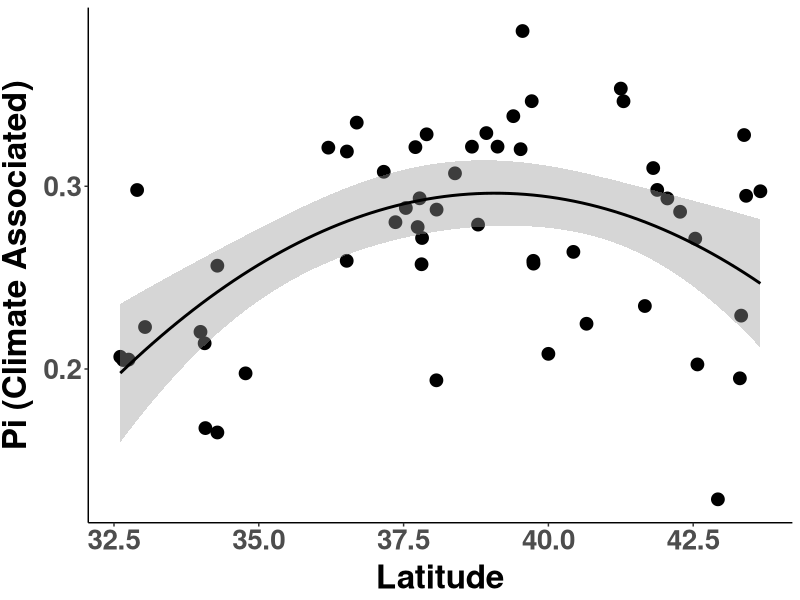
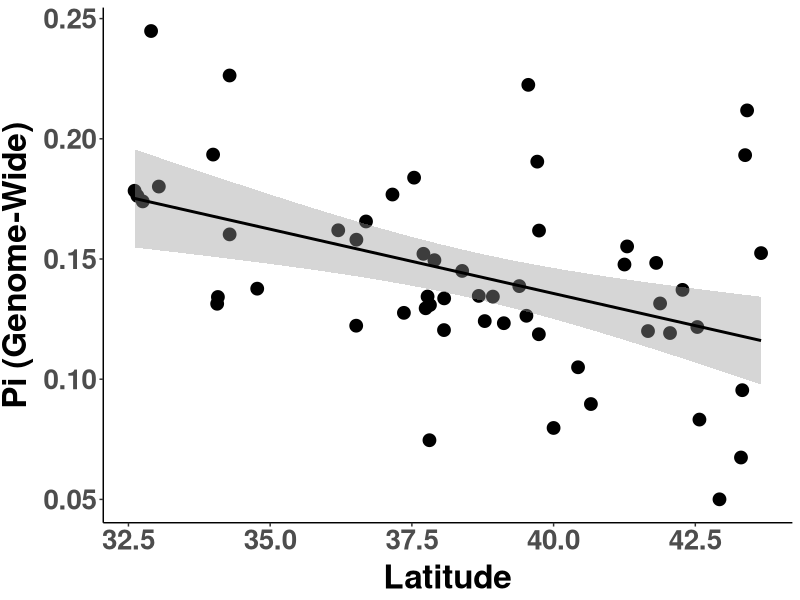
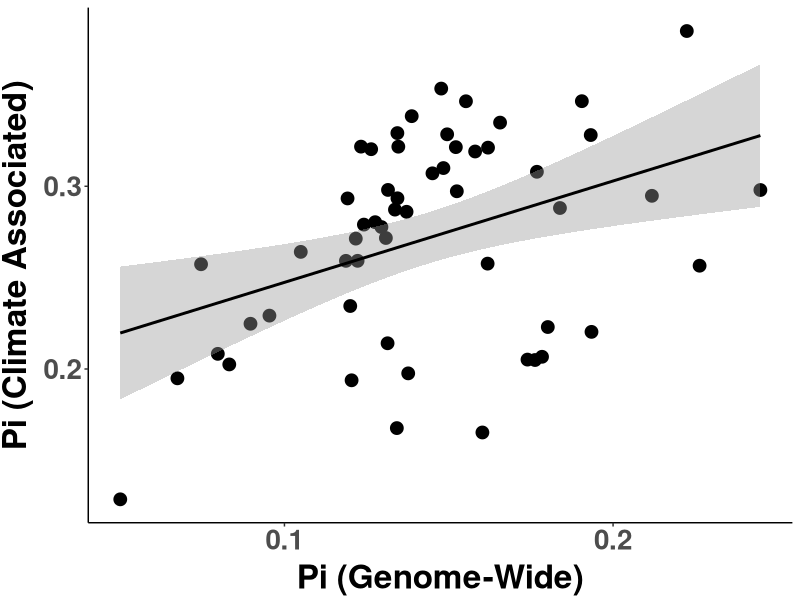
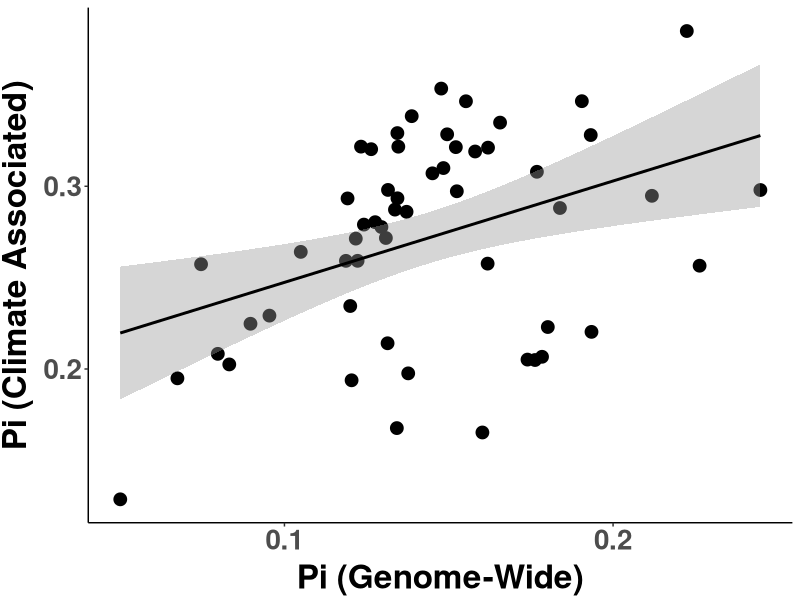

These figures' R source, in order:
##################################################################################
## Pi Latitude Plots
## Author Daniel Anstett
## 
## 
## Last Modified Jan 20, 2023
###################################################################################
#Library install and import
library(tidyverse) 
library(car)
library(ggrepel)
library(RColorBrewer)

###################################################################################
#Import data & Prepare data frame
#Baseline & Timeseries
all_pop <- read_csv("data/genomic_data/Baseline_Timeseries_pops_final2.csv")%>% filter(Paper_ID<56)

#Pi
pi_df <- read_csv("data/genomic_data/baseline_pi.csv")
pi_all_pop <-left_join(all_pop,pi_df,by=c("Paper_ID"="Site"))
###################################################################################

#stats
lm1 <- lm(pi_snp_set~Lat,data=pi_all_pop)
summary(lm1)
Anova(lm1,type="III")

lm2 <- lm(pi_snp_set~poly(Lat,2),data=pi_all_pop)
summary(lm2)
Anova(lm2,type="III")

lm3 <- lm(pi_all_snps~Lat,data=pi_all_pop)
summary(lm3)
Anova(lm3,type="III")

lm4 <- lm(pi_snp_set~pi_all_snps,data=pi_all_pop)
summary(lm4)
Anova(lm4,type="III")






###########################################################################################################
#Make Latitude-pi graphs

# N-S color gradient
lat_cols=colorRampPalette(brewer.pal(10,"Spectral"))
n.sites <- length(unique(pi_all_pop$Site_Name))
color.list <- lat_cols(n.sites)


#Pi  
ggplot(pi_all_pop, aes(x=Lat, y=pi_snp_set)) + 
  #geom_point(aes(fill=as.factor(round(Lat, 1))),shape=21,size =6)+
  geom_point(aes(x=Lat,y=pi_snp_set),shape=19,size =4)+
  stat_smooth(method =lm,color="black",formula = y ~ x+I(x^2))+
  scale_y_continuous(name="Pi (Climate Associated)")+
  scale_x_continuous(name="Latitude")+
  #,breaks=c(0.025,0.03,0.035,0.04,0.045))+
  scale_fill_manual(values=color.list) +
  theme_classic() + theme(
    axis.text.x = element_text(size=20, face="bold"),
    axis.text.y = element_text(size=20,face="bold"),
    axis.title.x = element_text(color="black", size=24, vjust = 0.5, face="bold"),
    axis.title.y = element_text(color="black", size=24,vjust = 1.7, face="bold",hjust=0.5),
    legend.title = element_blank(),
    legend.text = element_text(size = 14),  # Increase the size of the legend text
    legend.key.size = unit(2, "lines"),  # Increase the size of the legend dots
    legend.key.height = unit(1.6, "lines") #Reduce height
  )
#ggsave("Graphs/Pi_latitude/1_lat_pi_snp_set.pdf",width=6, height = 5.5, units = "in")


#Median slope vs. lambda.mean.recovery
ggplot(pi_all_pop, aes(x=Lat, y=pi_all_snps)) + 
  #geom_point(aes(fill=as.factor(round(Lat, 1))),shape=21,size =6)+
  geom_point(aes(x=Lat,y=pi_all_snps),shape=19,size =4)+
  stat_smooth(method =lm,color="black")+
  scale_y_continuous(name="Pi (Genome-Wide)")+
  scale_x_continuous(name="Latitude")+
  #,breaks=c(0.025,0.03,0.035,0.04,0.045))+
  scale_fill_manual(values=color.list) +
  theme_classic() + theme(
    axis.text.x = element_text(size=20, face="bold"),
    axis.text.y = element_text(size=20,face="bold"),
    axis.title.x = element_text(color="black", size=24, vjust = 0.5, face="bold"),
    axis.title.y = element_text(color="black", size=24,vjust = 1.7, face="bold",hjust=0.5),
    legend.title = element_blank(),
    legend.text = element_text(size = 14),  # Increase the size of the legend text
    legend.key.size = unit(2, "lines"),  # Increase the size of the legend dots
    legend.key.height = unit(1.6, "lines") #Reduce height
  )
#ggsave("Graphs/Pi_latitude/2_lat_pi_global.pdf",width=6, height = 5.5, units = "in")


#Adaptive vs neutral Pi
ggplot(pi_all_pop, aes(x=pi_all_snps, y=pi_snp_set)) + 
  #geom_point(aes(fill=as.factor(round(Lat, 1))),shape=21,size =6)+
  geom_point(aes(x=pi_all_snps,y=pi_snp_set),shape=19,size =4)+
  stat_smooth(method =lm,color="black")+
  scale_y_continuous(name="Pi (Climate Associated)", breaks=c(0, 0.1, 0.2, 0.3, 0.4)) +
  scale_x_continuous(name="Pi (Genome-Wide)", breaks=c(0, 0.1, 0.2, 0.3)) +
  scale_fill_manual(values=color.list) +
  theme_classic() + theme(
    axis.text.x = element_text(size=20, face="bold"),
    axis.text.y = element_text(size=20,face="bold"),
    axis.title.x = element_text(color="black", size=24, vjust = 0.5, face="bold"),
    axis.title.y = element_text(color="black", size=24,vjust = 1.7, face="bold",hjust=0.5),
    legend.title = element_blank(),
    legend.text = element_text(size = 14),  # Increase the size of the legend text
    legend.key.size = unit(2, "lines"),  # Increase the size of the legend dots
    legend.key.height = unit(1.6, "lines") #Reduce height
  )
ggsave("Graphs/Pi_latitude/3_pi_vs_pi.pdf",width=7, height = 5.5, units = "in")
